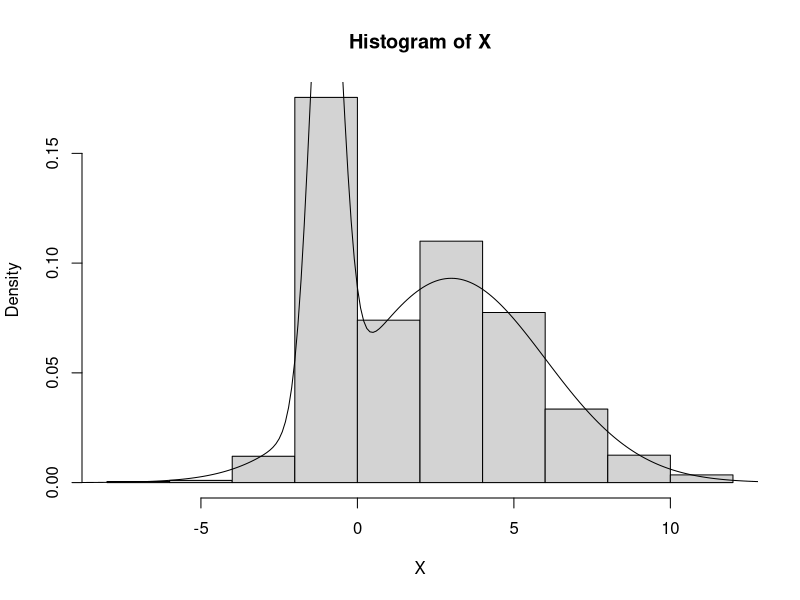
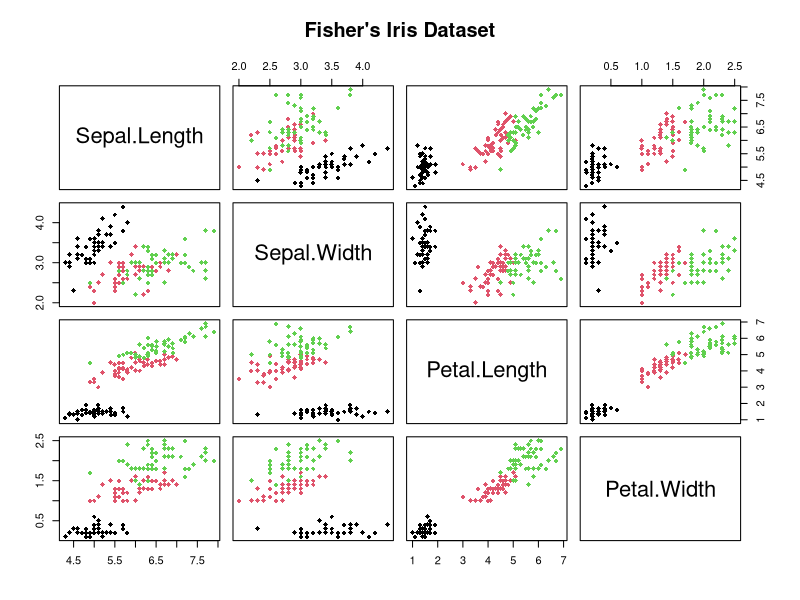
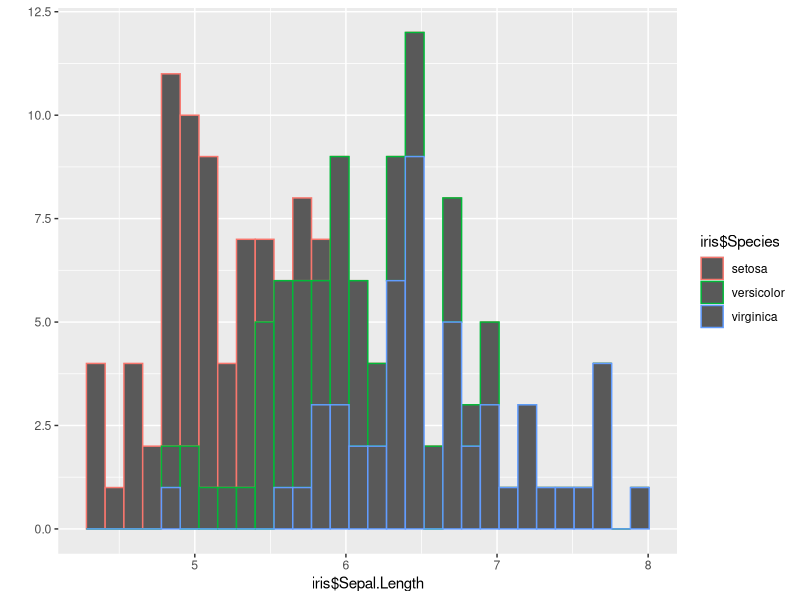
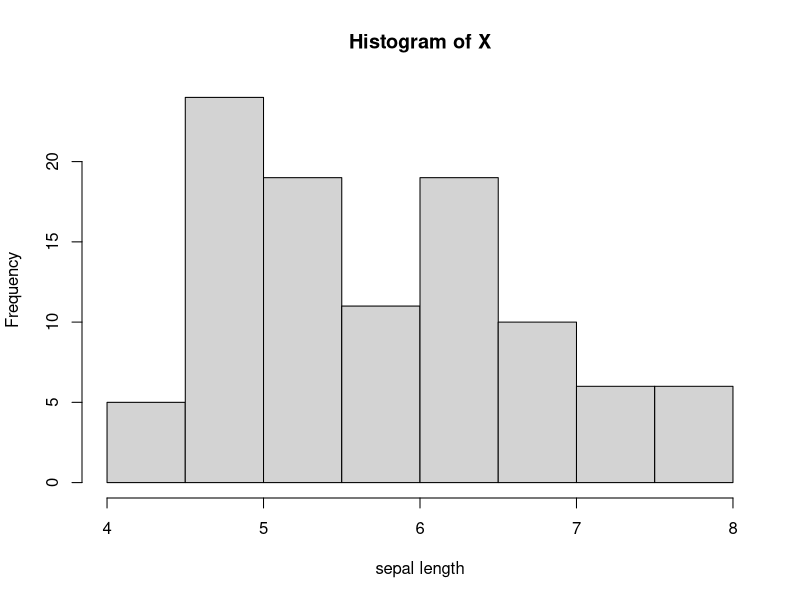
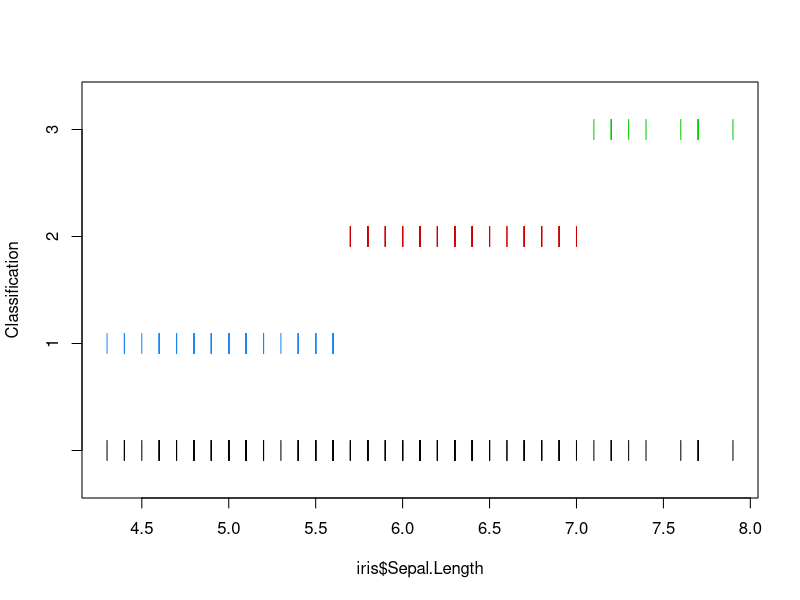
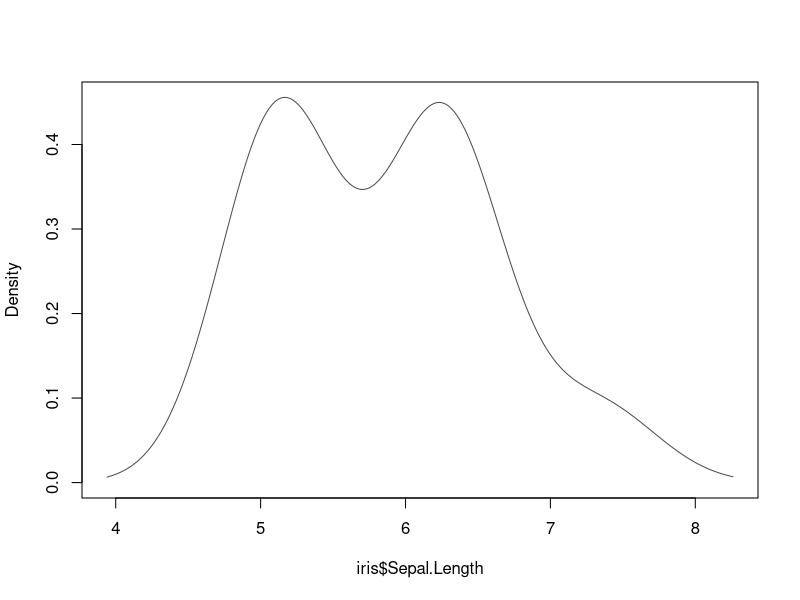
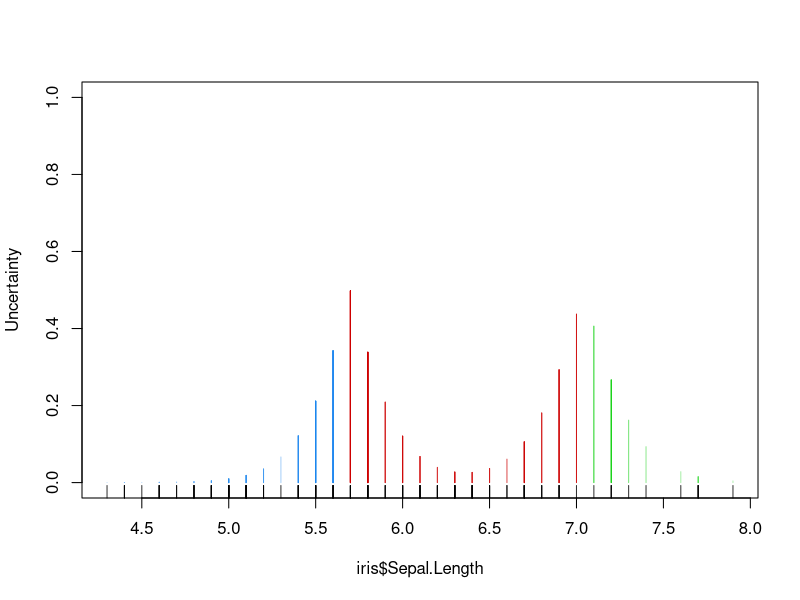
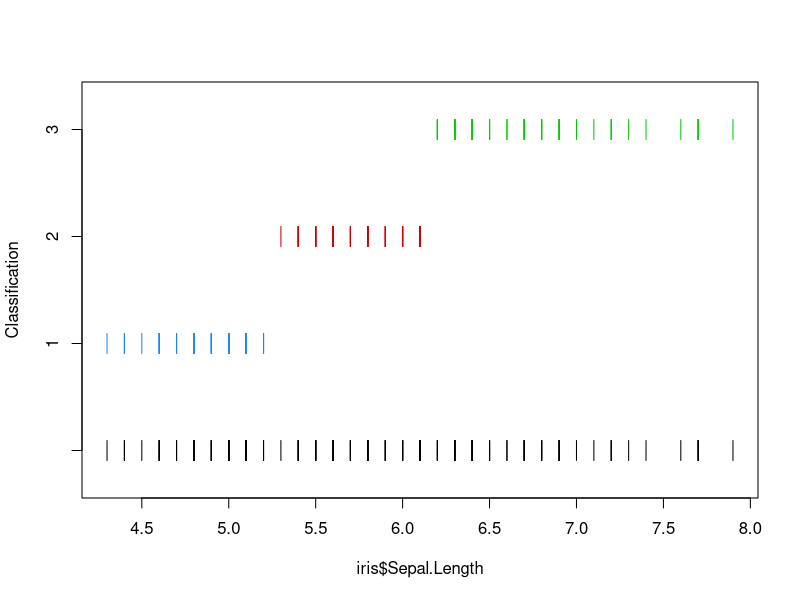

These figures' R source, in order:
#
# Let's start by creating some data from the model
# phi *N(mu, sigma^2) + (1-phi)*N(nu, tau^2)
#

# specify true values
phi.t = 0.3
mu.t=-1
nu.t=3
sigma.t = 0.5 # Assume known
tau.t = 3

n=10^3 # number of datapoints

Y <- rbinom(n, 1,phi.t)

X <- rnorm(n, mu.t, sigma.t)*Y + rnorm(n, nu.t, tau.t)*(1-Y)

hist(X, prob=T)
density.func <- function(x) phi.t*dnorm(x, mu.t, sigma.t) + (1-phi.t)*dnorm(x, nu.t, tau.t)
lines(x=seq(-10,20,0.1), y=density.func(seq(-10,20,0.1)))

############################################################
#
#
# Let's now try the EM algorithm to see whether we can recover these parameters.
#
#
############################################################

calc_pi <- function(phi, mu, nu, x){
  numerator1 <- phi
  numerator2 <- dnorm(x, mu, sigma.t)
  denom <- phi*dnorm(x,mu, sigma.t) + (1-phi)* dnorm(x,nu, tau.t)
  return(numerator1*numerator2/denom)
}

# write a loop to calculate all the p values
calc_p <- function(phi,mu,nu){
  tmp <- sapply(X, function(x) calc_pi(phi,mu,nu,x))
  return(tmp)
}
 

calc_theta <- function(p){
  phi <- sum(p)/n
  mu <- sum(p*X)/sum(p)
  nu = sum((1-p)*X)/sum(1-p)
  return(c(phi, mu,nu))
}

EM <- function(n_step, phi0, mu0, nu0){
  phi <- c()
  phi[1] <- phi0
  mu <- c()
  mu[1] <- mu0
  nu <- c()
  nu[1] <- nu0
  
  for(nn in 1:n_step){
    pp <- calc_p(phi[nn], mu[nn], nu[nn])
    theta.new <- calc_theta(pp)
    phi[nn+1] <- theta.new[1]
    mu[nn+1] <- theta.new[2]
    nu[nn+1] <- theta.new[3]
  }
  return(cbind(phi, mu, nu))
}


EM(100, 0.5, 0,0)


#######################
#
# Real example using the iris dataset
#
###########################

plot(iris[, 1:4], col = iris$Species, pch = 18, main = "Fisher's Iris Dataset")
library(ggplot2)
qplot(iris$Sepal.Length, colour = iris$Species)

library(dplyr)
virg = filter(iris, Species=='virginica')
setosa = filter(iris, Species=='setosa')

#Let's suppose we've lost the species label
X <- c(virg$Sepal.Length, setosa$Sepal.Length)

hist(X, xlab='sepal length')

# Let's now model this as a mixture distribution. I'm going to cheat a little here, 
# and assume we know the variances of the two groups, as I've only presented
# the version of the algorithm where the variances are known.
sigma.t =sd(virg$Sepal.Length) 
tau.t = sd(setosa$Sepal.Length)

# As a starting pointLet's assume the two species are equally prevalent in the data
# and that the two means are 4 and 6
EM(100, 0.5, 4,8)

# These estimates are very close to the means from the data sets split 
#into the two species
mean(virg$Sepal.Length)
mean(setosa$Sepal.Length)

# With a little more work, we could fit three Gaussians for all three species of iris
# and estimate the variances as well.

#####################################################

# Thankfully there is are R packges for doing this:
library(mclust)
mcl.fit <- Mclust(iris$Sepal.Length, G=3)
summary(mcl.fit, parameters=TRUE)
plot(mcl.fit, what='classification')
plot(mcl.fit, what='density')
plot(mcl.fit, what='uncertainty')

# we can also allow different variances:
mcl.fit2 <- Mclust(iris$Sepal.Length, G=3, modelNames='V')
summary(mcl.fit2, parameters=TRUE)
plot(mcl.fit2, what='classification')
plot(mcl.fit2, what='density')


# We can do the same thing but using more than just the sepal length.
# Select 4 continuous variables and look for three distinct groups.
mcl.model <- Mclust(iris[, 1:4], 3)
summary(mcl.model, parameters=TRUE)
# Plot our results.
plot(mcl.model, what = "classification", main = "Mclust Classification")
# compare with
plot(iris[, 1:4], col = iris$Species, pch = 18, main = "Fisher's Iris Dataset")
